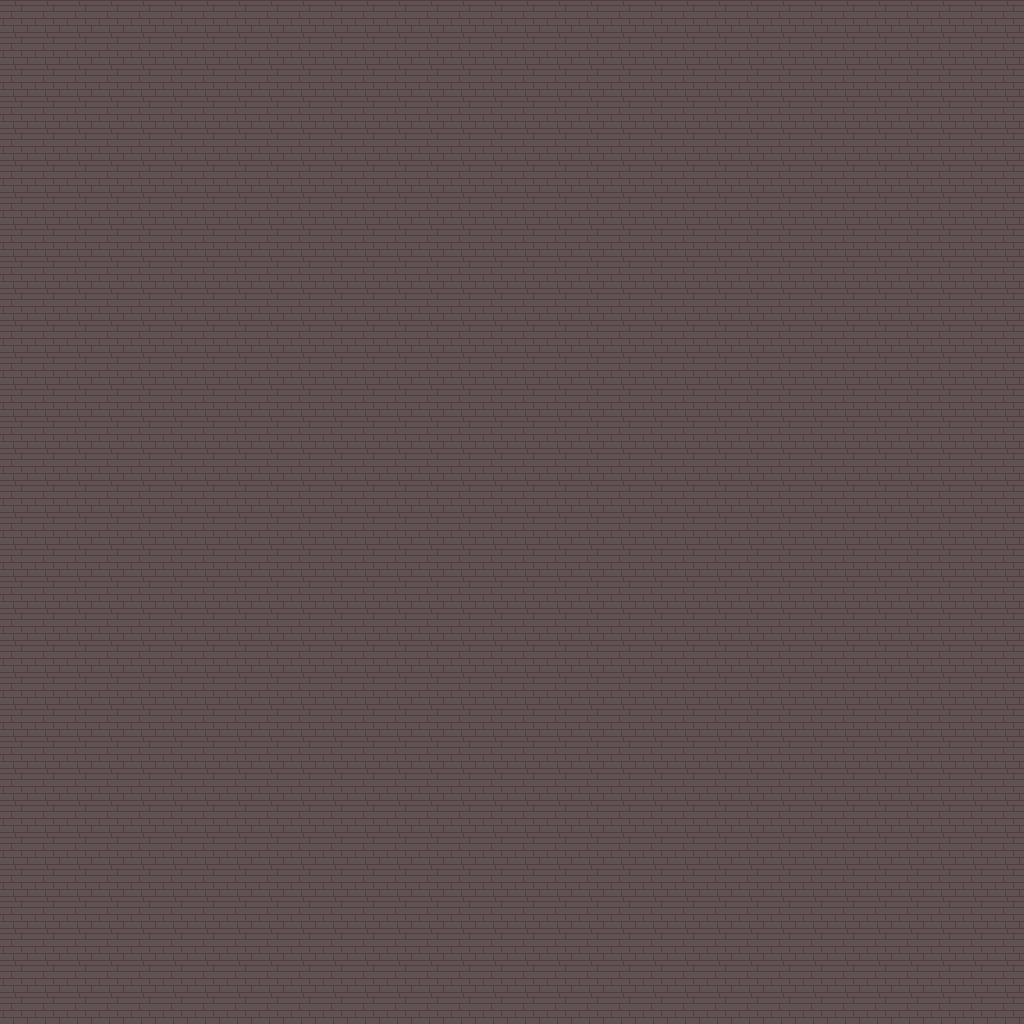

Tiled map render using the project's own tile images. Description and the map definition, with tile-layer contents summarised, below:
An orthogonal 32x32 tile map with 32x32 px tiles, 1 tile layer (tile-layer-1).

<map version="1.0" orientation="orthogonal" width="32" height="32" tilewidth="32" tileheight="32">
 <tileset firstgid="1" name="Worldfloor" tilewidth="32" tileheight="32">
  <image source="tile.png" width="32" height="32" />
 </tileset>
 <layer name="tile-layer-1" width="32" height="32">
  <data>[1024 cells, 1024 non-empty, 1 distinct tile ids]</data>
 </layer>
</map>
